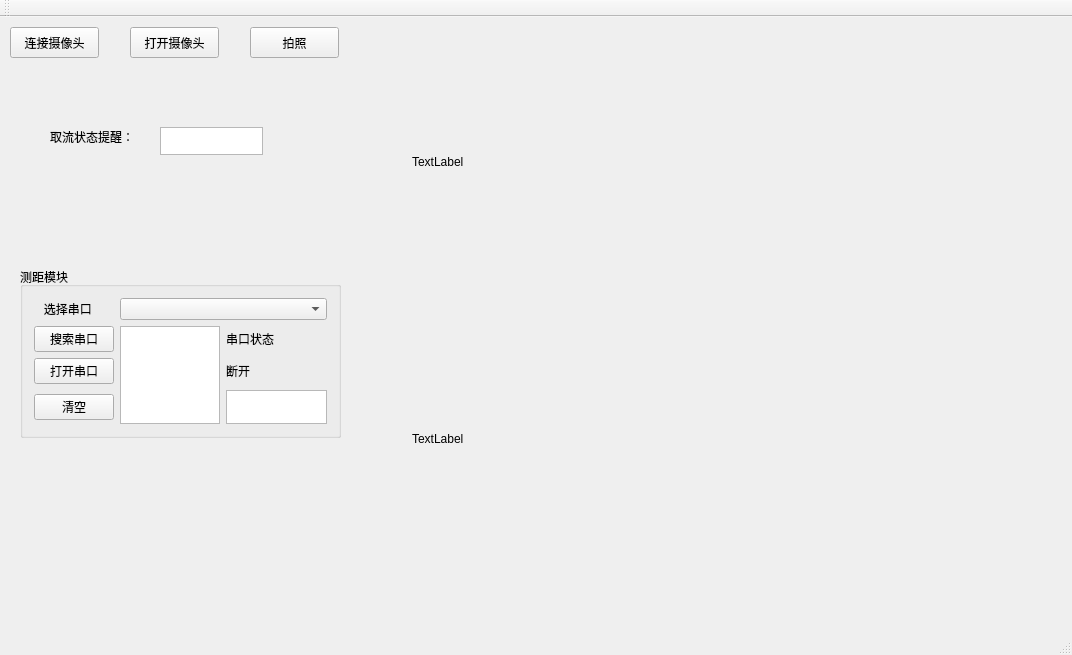
<?xml version="1.0" encoding="UTF-8"?>
<ui version="4.0">
 <class>MainWindow</class>
 <widget class="QMainWindow" name="MainWindow">
  <property name="geometry">
   <rect>
    <x>0</x>
    <y>0</y>
    <width>1072</width>
    <height>655</height>
   </rect>
  </property>
  <property name="windowTitle">
   <string>MainWindow</string>
  </property>
  <widget class="QWidget" name="centralWidget">
   <widget class="QPushButton" name="pushButton">
    <property name="geometry">
     <rect>
      <x>10</x>
      <y>10</y>
      <width>89</width>
      <height>31</height>
     </rect>
    </property>
    <property name="minimumSize">
     <size>
      <width>89</width>
      <height>25</height>
     </size>
    </property>
    <property name="text">
     <string>连接摄像头</string>
    </property>
   </widget>
   <widget class="QPushButton" name="pushButton_2">
    <property name="geometry">
     <rect>
      <x>130</x>
      <y>10</y>
      <width>89</width>
      <height>31</height>
     </rect>
    </property>
    <property name="minimumSize">
     <size>
      <width>89</width>
      <height>25</height>
     </size>
    </property>
    <property name="text">
     <string>打开摄像头</string>
    </property>
   </widget>
   <widget class="QPushButton" name="pushButton_takePhoto">
    <property name="geometry">
     <rect>
      <x>250</x>
      <y>10</y>
      <width>89</width>
      <height>31</height>
     </rect>
    </property>
    <property name="minimumSize">
     <size>
      <width>89</width>
      <height>25</height>
     </size>
    </property>
    <property name="text">
     <string>拍照</string>
    </property>
   </widget>
   <widget class="QLabel" name="label_2">
    <property name="geometry">
     <rect>
      <x>412</x>
      <y>9</y>
      <width>651</width>
      <height>271</height>
     </rect>
    </property>
    <property name="minimumSize">
     <size>
      <width>651</width>
      <height>271</height>
     </size>
    </property>
    <property name="text">
     <string>TextLabel</string>
    </property>
   </widget>
   <widget class="QLabel" name="label">
    <property name="geometry">
     <rect>
      <x>412</x>
      <y>286</y>
      <width>651</width>
      <height>271</height>
     </rect>
    </property>
    <property name="minimumSize">
     <size>
      <width>651</width>
      <height>271</height>
     </size>
    </property>
    <property name="text">
     <string>TextLabel</string>
    </property>
   </widget>
   <widget class="QGroupBox" name="groupBox">
    <property name="geometry">
     <rect>
      <x>20</x>
      <y>250</y>
      <width>321</width>
      <height>171</height>
     </rect>
    </property>
    <property name="title">
     <string>测距模块</string>
    </property>
    <layout class="QGridLayout" name="gridLayout">
     <item row="2" column="0">
      <widget class="QPushButton" name="pushButton_OpenCom">
       <property name="text">
        <string>打开串口</string>
       </property>
      </widget>
     </item>
     <item row="0" column="0">
      <widget class="QLabel" name="label_3">
       <property name="text">
        <string>   选择串口</string>
       </property>
      </widget>
     </item>
     <item row="3" column="0">
      <widget class="QPushButton" name="pushButton_ClearRecv">
       <property name="text">
        <string>清空</string>
       </property>
      </widget>
     </item>
     <item row="1" column="0">
      <widget class="QPushButton" name="pushButton_3">
       <property name="text">
        <string>搜索串口</string>
       </property>
      </widget>
     </item>
     <item row="1" column="1" rowspan="3">
      <widget class="QTextBrowser" name="textBrowser"/>
     </item>
     <item row="1" column="2">
      <widget class="QLabel" name="label_4">
       <property name="text">
        <string>串口状态</string>
       </property>
      </widget>
     </item>
     <item row="2" column="2">
      <widget class="QLabel" name="label_ComStatus">
       <property name="text">
        <string>断开</string>
       </property>
      </widget>
     </item>
     <item row="0" column="1" colspan="2">
      <widget class="QComboBox" name="comboBox_com"/>
     </item>
     <item row="3" column="2">
      <widget class="QGraphicsView" name="graphicsView_ComStatus"/>
     </item>
    </layout>
   </widget>
   <widget class="QGraphicsView" name="graphicsView_Grabingstate">
    <property name="geometry">
     <rect>
      <x>160</x>
      <y>110</y>
      <width>103</width>
      <height>28</height>
     </rect>
    </property>
   </widget>
   <widget class="QLabel" name="label_5">
    <property name="geometry">
     <rect>
      <x>50</x>
      <y>110</y>
      <width>111</width>
      <height>20</height>
     </rect>
    </property>
    <property name="text">
     <string>取流状态提醒：</string>
    </property>
   </widget>
  </widget>
  <widget class="QMenuBar" name="menuBar">
   <property name="geometry">
    <rect>
     <x>0</x>
     <y>0</y>
     <width>1072</width>
     <height>28</height>
    </rect>
   </property>
  </widget>
  <widget class="QToolBar" name="mainToolBar">
   <attribute name="toolBarArea">
    <enum>TopToolBarArea</enum>
   </attribute>
   <attribute name="toolBarBreak">
    <bool>false</bool>
   </attribute>
  </widget>
  <widget class="QStatusBar" name="statusBar"/>
 </widget>
 <layoutdefault spacing="6" margin="11"/>
 <resources/>
 <connections/>
</ui>
